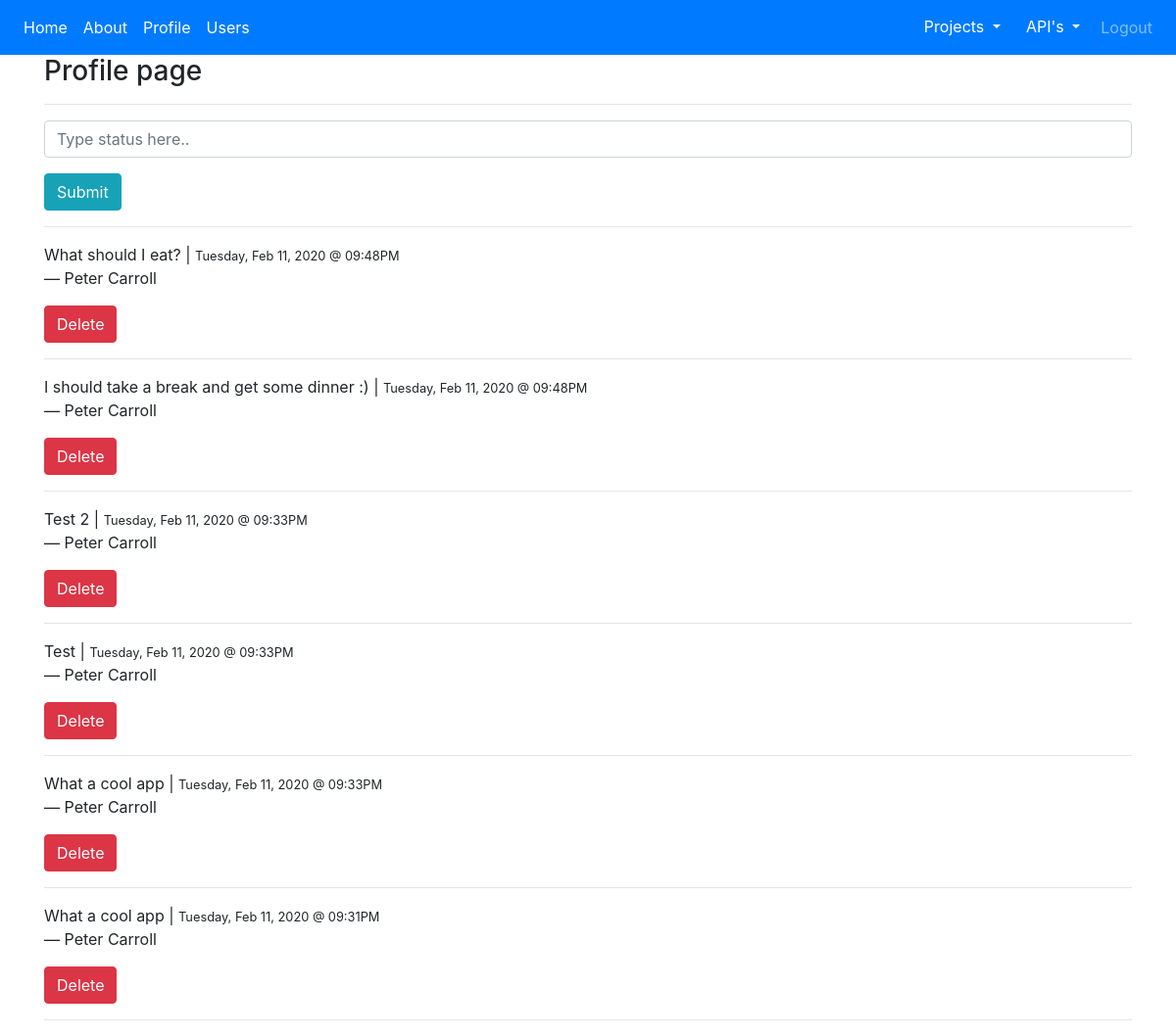
The page /account/profile/10 (signed in) on the database its author committed.
### app/models.py (models this page shows, shortened)
class Post(db.Model):
    id = db.Column(db.Integer, primary_key=True)
    body = db.Column(db.Text)
    timestamp = db.Column(db.DateTime, index=True, default=datetime.utcnow)
    user_id = db.Column(db.Integer, db.ForeignKey('user.id'))

class User(db.Model,UserMixin):
    id = db.Column(db.Integer, primary_key=True)
    name = db.Column(db.String(40), nullable=False)
    email = db.Column(db.String(50), nullable=False, unique=True)
    password = db.Column(db.String(180), nullable=False)
    created_on = db.Column(db.DateTime, nullable=False,
                           default=datetime.utcnow)
    posts = db.relationship('Post',backref='author', lazy='dynamic')
    def __str__(self):
        return self.name

### app/blueprints/account/routes.py (the view)
@account.route('/profile/<int:id>',methods=['GET','POST'])
@login_required
def profile(id):
    form = BlogForm()
    if form.validate_on_submit():
        p = Post(body=form.body.data, user_id=current_user.id)
        db.session.add(p)
        db.session.commit()
        flash("Post added succesfully!", 'success')
        return redirect(url_for('account.profile',id=id))
    context = {
        'form':form,
        'posts': Post.query.filter_by(user_id=id).order_by(Post.timestamp.desc()).all()
    }
    return render_template('profile.html', **context)

### app/blueprints/account/forms.py
class BlogForm(FlaskForm):
    body = StringField(validators=[DataRequired()])
    submit = SubmitField(label="Submit")

### app/models.py (called while the page is built)
@login.user_loader
def get_user(id):
    return User.query.get(int(id))

### app/templates/profile.html (shortened to what this page needs)
{% extends 'layout.html' %}
{% block content %}
  <h3>Profile page</h3>
  <hr/>
  <form action="/account/profile/{{current_user.id}}" method="POST">
    <div class="form-group">
      {{ form.body(class="form-control", placeholder="Type status here..")}}
    </div>
    <div class="form-group">
        {{ form.submit(class="btn btn-info") }}
    </div>
  </form>
  <hr/>
  {% if posts%}
  {% for p in posts%}
    <p>
      {{ p.body }} | <small>{{  p.timestamp.strftime('%A, %b %d, %Y @ %I:%M%p ') }}</small><br/>
    &mdash; {{ p.author }}
    </p>
      <a class="btn btn-danger" href="/account/post/delete/{{p.id}}">Delete</a>
    <hr/>
  {% endfor %}
  {% else %}
    <p>You have no posts... Make some!</p>
  {% endif %}
{% endblock %}

### rows shown on the page
Post: body "What should I eat?", timestamp "Tuesday, Feb 11, 2020 @ 09:48PM", author "Peter Carroll"
Post: body "I should take a break and get some dinner :)", timestamp "Tuesday, Feb 11, 2020 @ 09:48PM", author "Peter Carroll"
Post: body "Test 2", timestamp "Tuesday, Feb 11, 2020 @ 09:33PM", author "Peter Carroll"
Post: body "Test", timestamp "Tuesday, Feb 11, 2020 @ 09:33PM", author "Peter Carroll"
Post: body "What a cool app", timestamp "Tuesday, Feb 11, 2020 @ 09:33PM", author "Peter Carroll"
Post: body "What a cool app", timestamp "Tuesday, Feb 11, 2020 @ 09:31PM", author "Peter Carroll"
